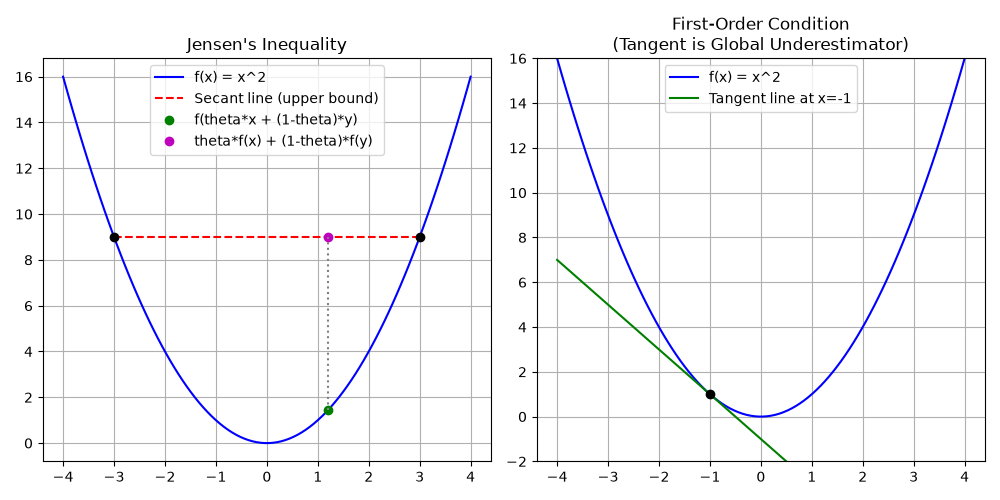

The script that saved this image:
import numpy as np
import matplotlib.pyplot as plt

def f(x):
    """A strictly convex function: f(x) = x^2"""
    return x**2

def df(x):
    """Derivative of the convex function: f'(x) = 2x"""
    return 2 * x

def plot_jensens_inequality():
    """
    Demonstrates Jensen's Inequality: 
    f(theta*x + (1-theta)*y) <= theta*f(x) + (1-theta)*f(y)
    """
    x_vals = np.linspace(-4, 4, 100)
    y_vals = f(x_vals)
    
    # Pick two points
    x1, x2 = -3, 3
    y1, y2 = f(x1), f(x2)
    
    # Pick a theta
    theta = 0.3
    x_theta = theta * x1 + (1 - theta) * x2
    
    # Jensen's components
    lhs = f(x_theta)  # Function evaluated at the combination
    rhs = theta * y1 + (1 - theta) * y2  # Combination of the function evaluations
    
    plt.figure(figsize=(10, 5))
    
    # Plot 1: Jensen's Inequality
    plt.subplot(1, 2, 1)
    plt.plot(x_vals, y_vals, label="f(x) = x^2", color="blue")
    
    # Plot secant line between (x1, y1) and (x2, y2)
    plt.plot([x1, x2], [y1, y2], 'r--', label="Secant line (upper bound)")
    
    # Plot the specific points
    plt.plot(x1, y1, 'ko')
    plt.plot(x2, y2, 'ko')
    plt.plot(x_theta, lhs, 'go', label="f(theta*x + (1-theta)*y)")
    plt.plot(x_theta, rhs, 'mo', label="theta*f(x) + (1-theta)*f(y)")
    plt.vlines(x_theta, ymin=lhs, ymax=rhs, colors='gray', linestyles='dotted')
    
    plt.title("Jensen's Inequality")
    plt.legend()
    plt.grid(True)

    # Plot 2: First-Order Condition
    plt.subplot(1, 2, 2)
    plt.plot(x_vals, y_vals, label="f(x) = x^2", color="blue")
    
    # Tangent at x0 = -1
    x0 = -1
    y0 = f(x0)
    tangent_y = y0 + df(x0) * (x_vals - x0)
    
    plt.plot(x_vals, tangent_y, 'g-', label="Tangent line at x=-1")
    plt.plot(x0, y0, 'ko')
    
    plt.title("First-Order Condition\n(Tangent is Global Underestimator)")
    plt.ylim(-2, 16)
    plt.legend()
    plt.grid(True)
    
    plt.tight_layout()
    plt.savefig("jensens_inequality.png")
    plt.show()

if __name__ == "__main__":
    print("Visualizing Convex Functions...")
    plot_jensens_inequality()
